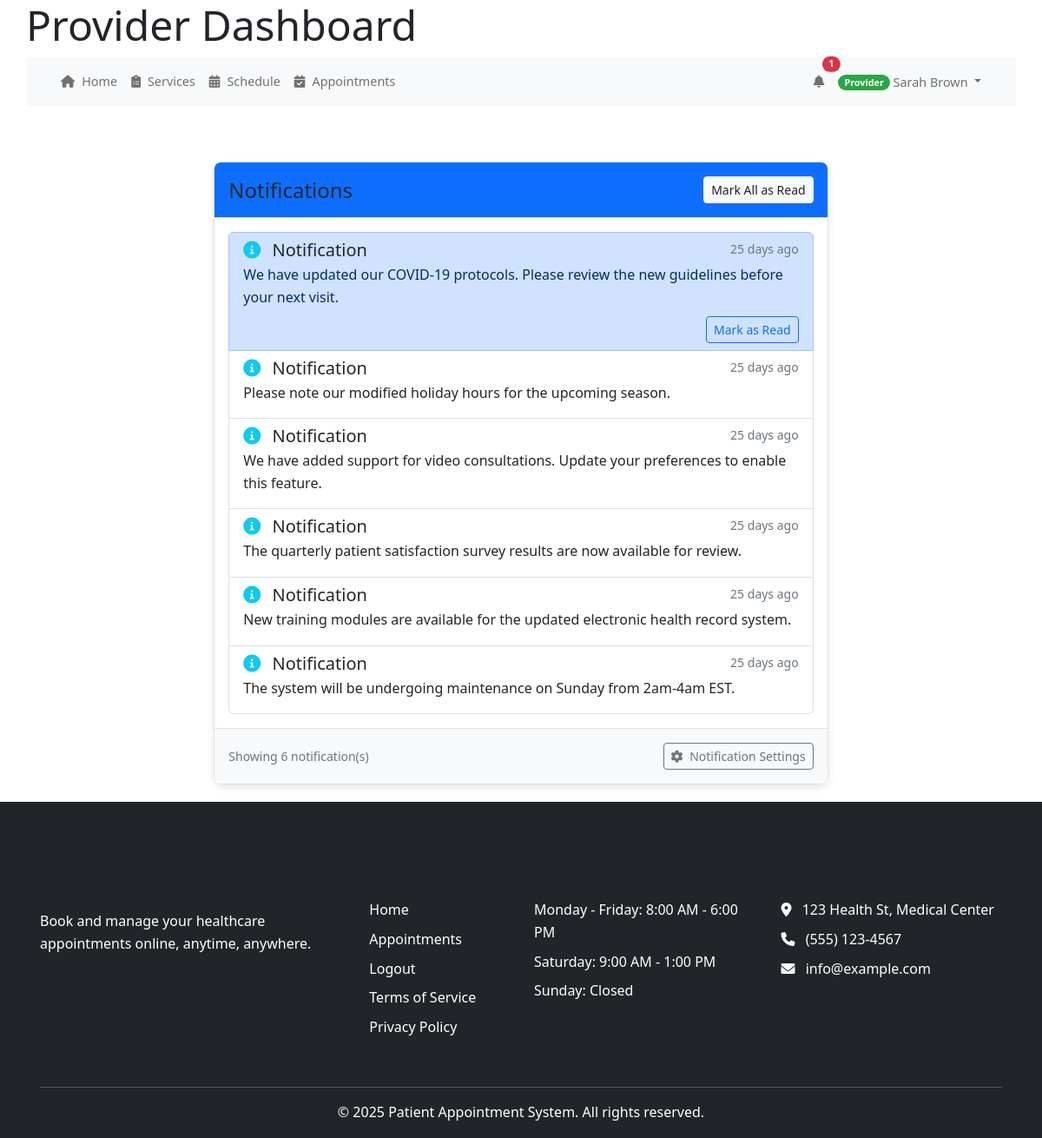
Page /index.php/provider/notifications (signed in) on the committed database.
### tables this page shows
CREATE TABLE IF NOT EXISTS `notifications` (
  `notification_id` int(11) NOT NULL AUTO_INCREMENT,
  `user_id` int(11) NOT NULL,
  `appointment_id` int(11) DEFAULT NULL,
  `subject` varchar(255) NOT NULL,
  `message` text NOT NULL,
  `type` varchar(50) NOT NULL DEFAULT 'system',
  `status` enum('pending','sent','failed','read') NOT NULL DEFAULT 'pending',
  `scheduled_for` datetime DEFAULT NULL,
  `sent_at` datetime DEFAULT NULL,
  `created_at` datetime DEFAULT current_timestamp(),
  `is_system` tinyint(1) DEFAULT 0,
  `is_read` tinyint(1) DEFAULT 0,
  `audience` enum('all','admin','provider','patient') DEFAULT 'all',
  PRIMARY KEY (`notification_id`),
  UNIQUE KEY `unique_system_notification` (`subject`(100),`message`(100),`is_system`,`audience`),
  KEY `user_id` (`user_id`),
  KEY `appointment_id` (`appointment_id`),
  KEY `idx_notifications_user_id` (`user_id`),
  KEY `idx_notifications_is_read` (`is_read`),
  KEY `idx_notifications_created_at` (`created_at`),
  KEY `idx_notifications_appointment_id` (`appointment_id`)
);

### controllers/provider_controller.php (called while the page is built, shortened)
<?php
require_once MODEL_PATH . '/User.php';
require_once MODEL_PATH . '/Notification.php';
class ProviderController {
    protected $notificationModel;
    public function __construct() {
        $this->db = get_db();
        $this->notificationModel = new Notification($this->db);
    }
    public function notifications() {
        $provider_id = $_SESSION['user_id'];
        $notifications = $this->notificationModel->getUserNotifications($provider_id);
        include VIEW_PATH . '/provider/notifications.php';
    }
}
?>

### public_html/bootstrap.php (called while the page is built, shortened)
<?php
function get_db() {
    static $db = null;
    if ($db === null) {
        if (defined('DB_HOST') && defined('DB_USER') && defined('DB_PASS') && defined('DB_NAME')) {
            $db = new mysqli(DB_HOST, DB_USER, DB_PASS, DB_NAME);
            $db->set_charset('utf8mb4');
        } else {
            throw new Exception("Database constants not defined");
        }
    }
    return $db;
}
return true;

### models/Notification.php (called while the page is built, shortened)
<?php
class Notification {
    private $db;
    public function __construct($db) {
        $this->db = $db;
    }
    public function getUserNotifications($userId) {
        try {
            if ($this->db instanceof mysqli) {
                $stmt = $this->db->prepare("
                    SELECT * FROM notifications
                    WHERE user_id = ? OR user_id IS NULL
                    ORDER BY created_at DESC
                ");
                $stmt->bind_param("i", $userId);
                $stmt->execute();
                $result = $stmt->get_result();
                $notifications = [];
                while ($row = $result->fetch_assoc()) {
                    $notifications[] = $row;
                }
                return $notifications;
            }
        } catch (Exception $e) {
            if (function_exists('logSystemEvent')) {
                logSystemEvent('system_error', 'A system error occurred: ' . $e->getMessage(), 'System Error Detected');
            }
            error_log("Error getting user notifications: " . $e->getMessage());
            return [];
        }
    }
}

### views/provider/notifications.php (the view, shortened to what this page needs)
<?php include VIEW_PATH . '/partials/header.php'; ?>
<div class="container mt-4">
    <div class="row">
        <div class="col-md-8 mx-auto">
            <div class="card shadow-sm">
                <div class="card-header bg-primary text-white d-flex justify-content-between align-items-center">
                    <h4 class="mb-0">Notifications</h4>
                    <?php if (!empty($notifications)): ?>
                        <button id="markAllRead" class="btn btn-light btn-sm">Mark All as Read</button>
                    <?php endif; ?>
                </div>
                <div class="card-body">
                    <?php if (!empty($notifications)) : ?>
                        <div class="list-group">
                            <?php foreach ($notifications as $notification) : ?>
                                <?php
                                    $isRead = $notification['is_read'] ?? false;
                                    $notificationClass = $isRead ? '' : 'list-group-item-primary';
                                    $icon = 'info-circle';
                                    $iconClass = 'text-info';
                                    $createdAt = new DateTime($notification['created_at']);
                                    $formattedDate = $createdAt->format('M d, Y g:i A');
                                    $now = new DateTime();
                                    $interval = $createdAt->diff($now);
                                    if ($interval->d > 0) {
                                        $timeAgo = $interval->d . ' day' . ($interval->d > 1 ? 's' : '') . ' ago';
                                    } elseif ($interval->h > 0) {
                                        $timeAgo = $interval->h . ' hour' . ($interval->h > 1 ? 's' : '') . ' ago';
                                    } elseif ($interval->i > 0) {
                                        $timeAgo = $interval->i . ' minute' . ($interval->i > 1 ? 's' : '') . ' ago';
                                    } else {
                                        $timeAgo = 'just now';
                                    }
                                ?>
                                <div class="list-group-item list-group-item-action <?= $notificationClass ?>"
                                     data-notification-id="<?= $notification['notification_id'] ?>">
                                    <div class="d-flex w-100 justify-content-between">
                                        <h5 class="mb-1">
                                            <i class="fas fa-<?= $icon ?> <?= $iconClass ?> me-2"></i>
                                            <?= htmlspecialchars($notification['title'] ?? 'Notification') ?>
                                        </h5>
                                        <small class="text-muted" title="<?= $formattedDate ?>"><?= $timeAgo ?></small>
                                    </div>
                                    <p class="mb-1"><?= htmlspecialchars($notification['message']) ?></p>
                                    <div class="d-flex justify-content-between align-items-center mt-2">
                                        <?php if (!$isRead): ?>
                                            <button class="btn btn-sm btn-outline-primary mark-read"
                                                    data-id="<?= $notification['notification_id'] ?>">
                                                Mark as Read
                                            </button>
                                        <?php endif; ?>
                                    </div>
                                </div>
                            <?php endforeach; ?>
                        </div>
                    <?php endif; ?>
                </div>
                <div class="card-footer bg-light">
                    <div class="d-flex justify-content-between align-items-center">
                        <small class="text-muted">
                            <?php if (!empty($notifications)): ?>
                                Showing <?= count($notifications) ?> notification(s)
                            <?php else: ?>
                                No notifications
                            <?php endif; ?>
                        </small>
                        <button type="button" class="btn btn-sm btn-outline-secondary" data-bs-toggle="modal" data-bs-target="#notificationSettingsModal">
                            <i class="fas fa-cog me-1"></i> Notification Settings
                        </button>
                    </div>
                </div>
            </div>
        </div>
    </div>
</div>
<?php include VIEW_PATH . '/partials/footer.php'; ?>

### views/partials/header.php (style rules this page uses)
body { padding-top: 20px; padding-bottom: 20px; font-family: 'Segoe UI', Tahoma, Geneva, Verdana, sans-serif; }
.card { margin-bottom: 20px; border-radius: 12px; box-shadow: 0 4px 8px rgba(0,0,0,0.1) !important; transition: none !important; }

### views/partials/footer.php (style rules this page uses)
html, body { height: 100%; margin: 0; padding: 0; }
body { display: flex; flex-direction: column; min-height: 100vh; }
.container { flex: 1 0 auto; }

### rows in the picture
notifications: title "Notification", created_at "25 days ago", message "We have updated our COVID-19 protocols. Please review the new guidelines before your next visit."
notifications: title "Notification", created_at "25 days ago", message "Please note our modified holiday hours for the upcoming season."
notifications: title "Notification", created_at "25 days ago", message "We have added support for video consultations. Update your preferences to enable this feature."
notifications: title "Notification", created_at "25 days ago", message "The quarterly patient satisfaction survey results are now available for review."
notifications: title "Notification", created_at "25 days ago", message "New training modules are available for the updated electronic health record system."
notifications: title "Notification", created_at "25 days ago", message "The system will be undergoing maintenance on Sunday from 2am-4am EST."

### other values in the picture
$unreadCount "1"
$userRole "Provider"
$userName "Sarah Brown"
count($notifications) "6"
